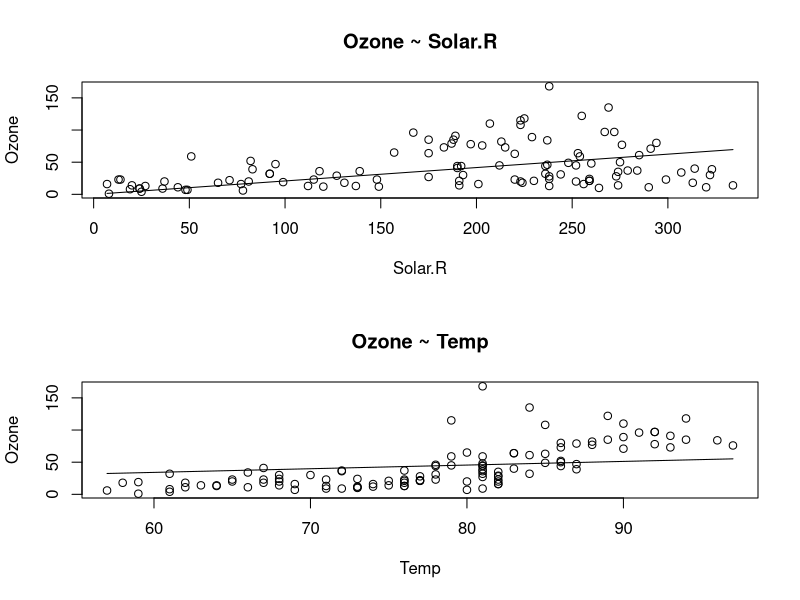

This figure's R source:
## ---- chunk 1
knitr::opts_chunk$set(echo = FALSE)
## ---- chunk 2
summary(lm(Ozone ~ Solar.R + Temp - 1, data = airquality ))
airquality<- airquality[complete.cases(airquality),]
airquality$pred1 <- fitted.values(glm(Ozone ~ Solar.R -1, data = airquality))
airquality$pred2 <- fitted.values(glm(Ozone ~ Temp -1, data = airquality))
## ---- chunk 3
attach(airquality)
par(mfrow = c(2, 1))
plot(Solar.R, Ozone, xlab = "Solar.R", ylab = "Ozone", main = "Ozone ~ Solar.R")
lines(Solar.R, pred1)
plot(Temp, Ozone, xlab = "Temp", ylab = "Ozone", main = "Ozone ~ Temp")
lines(Temp, pred2)
